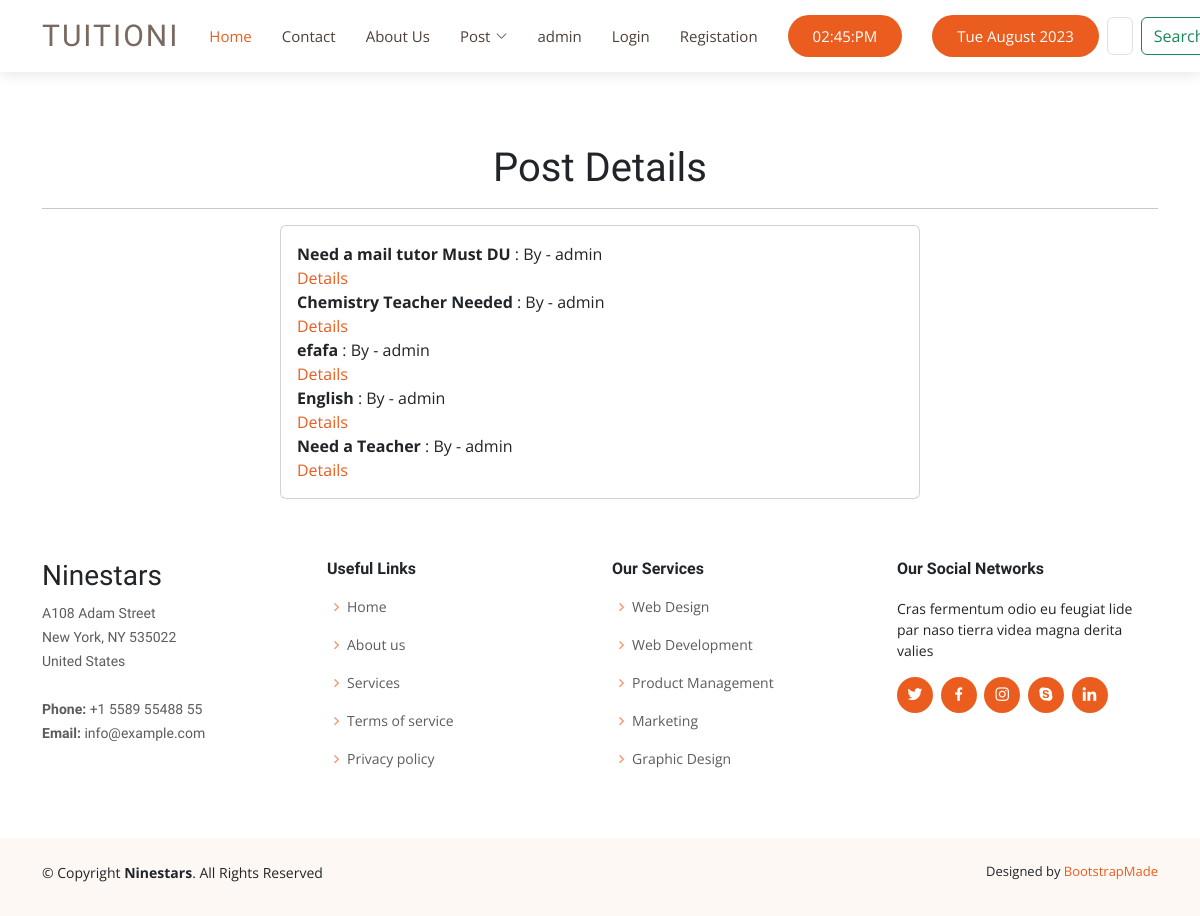
The page /tuition/postlist/ on the database its author committed.
### tuition/models.py (models this page shows, shortened)
class post(models.Model):
   CATAGORY = (
      ('Student','Student'),
      ('Teacher','Teacher'),
   )
   MEDIUM = (
      ('Bangla','Bangla'),
      ('English','English'),
      ('Hindi','Hindi'),
   )
   user = models.ForeignKey(User,on_delete=models.CASCADE,related_name='post_set',blank=True,null=True)
   id = models.AutoField(primary_key=True)
   title = models.CharField(max_length=100)
   slug = models.CharField(max_length=50,default=title)
   email = models.EmailField(max_length=254)
   salary = models.FloatField()
   details = models.TextField()
   available = models.BooleanField()
   catagory= models.CharField(max_length=50, choices=CATAGORY)
   created_at = models.DateTimeField(default=now)
   image = models.ImageField(default='default.jpg', upload_to='tuition/images')
   medium = MultiSelectField(max_length=255,default='English',max_choices=3,choices=MEDIUM)
   subject = models.ManyToManyField(Subject,related_name='subject_set')
   class_in = models.ManyToManyField(Class_in,related_name='class_set')

### tuition/views.py (the view)
# urls.py: path('postlist/', post_list_view, name= "postlist"),
def post_list_view(request):
    postlist = post.objects.all()
    return render(request,'tuition/postlist.html',{'postList':postlist})

### templates/tuition/postlist.html
{% include 'header.html' %}
<br><br><br>
{% block body %}
<div class='container '>
    <h1 class=text-center>Post Details </h1><hr>
<div class="card mx-auto p-3" style="width: 40rem;">
        {% for p in postList %}
        <span><b>{{p.title}}</b> : By - {{p.user.username}} </span>
        <a href="/tuition/post_detail/{{p.id}}">Details</a>
        {% endfor %}
    </div>
</div>
{% endblock body %}
{% include 'footer.html' %}

### static/assets/css/style.css (style rules this page uses)
body { font-family: "Open Sans", sans-serif; color: #212529; }
a { color: #eb5d1e; text-decoration: none; }
h1, h2, h3, h4, h5, h6, .font-primary { font-family: "Raleway", sans-serif; }

### rows shown on the page
post: title "Need a mail tutor Must DU", user.username "admin"
post: title "Chemistry Teacher Needed", user.username "admin"
post: title "efafa", user.username "admin"
post: title "English", user.username "admin"
post: title "Need a Teacher", user.username "admin"
